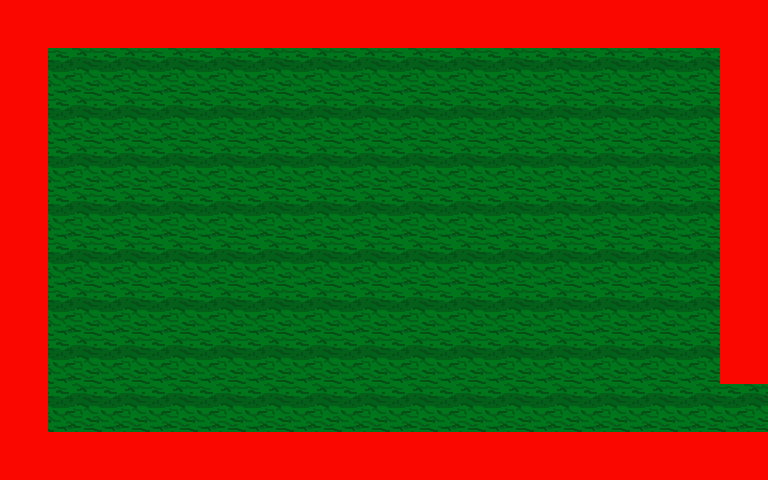

This is a level from a 2D game, rendered from its Tiled map with the project's own tilesets. A one-line summary and the complete map file follow:
An orthogonal 16x10 tile map with 48x48 px tiles, 3 tile layers (Ground, Columns, Collision), 2 tilesets and 1 object (exit).

<map version="1.0" orientation="orthogonal" renderorder="left-down" width="16" height="10" tilewidth="48" tileheight="48" nextobjectid="5">
 <tileset firstgid="1" name="columns_combined" tilewidth="48" tileheight="48" tilecount="6" columns="6">
  <image source="../images/columns_combined.png" width="288" height="48" />
 </tileset>
 <tileset firstgid="7" name="util_tiles" tilewidth="48" tileheight="48" tilecount="5" columns="5">
  <image source="../images/util_tiles.png" width="240" height="48" />
 </tileset>
 <layer name="Ground" width="16" height="10">
  <data encoding="csv">
7,7,7,7,7,7,7,7,7,7,7,7,7,7,7,7,
7,7,7,7,7,7,7,7,7,7,7,7,7,7,7,7,
7,7,7,7,7,7,7,7,7,7,7,7,7,7,7,7,
7,7,7,7,7,7,7,7,7,7,7,7,7,7,7,7,
7,7,7,7,7,7,7,7,7,7,7,7,7,7,7,7,
7,7,7,7,7,7,7,7,7,7,7,7,7,7,7,7,
7,7,7,7,7,7,7,7,7,7,7,7,7,7,7,7,
7,7,7,7,7,7,7,7,7,7,7,7,7,7,7,7,
7,7,7,7,7,7,7,7,7,7,7,7,7,7,7,7,
7,7,7,7,7,7,7,7,7,7,7,7,7,7,7,7
</data>
 </layer>
 <objectgroup name="metadata">
  <object id="1" name="exit" x="756" y="384" width="10" height="48" />
 </objectgroup>
 <layer name="Columns" width="16" height="10">
  <data encoding="csv">
5,2,3,3,3,3,3,3,3,3,3,3,3,3,1,5,
4,0,0,0,0,0,0,0,0,0,0,0,0,0,0,4,
4,0,0,0,0,0,0,0,0,0,0,0,0,0,0,4,
4,0,0,0,0,0,0,0,0,0,0,0,0,0,0,4,
4,0,0,0,0,0,0,0,0,0,0,0,0,0,0,4,
4,0,0,0,0,0,0,0,0,0,0,0,0,0,0,4,
4,0,0,0,0,0,0,0,0,0,0,0,0,0,0,4,
4,0,0,0,0,0,0,0,0,0,0,0,0,0,0,6,
4,0,0,0,0,0,0,0,0,0,0,0,0,0,0,0,
6,2,3,3,3,3,3,3,3,3,3,3,3,3,3,1
</data>
 </layer>
 <layer name="Collision" width="16" height="10">
  <data encoding="csv">
8,8,8,8,8,8,8,8,8,8,8,8,8,8,8,8,
8,0,0,0,0,0,0,0,0,0,0,0,0,0,0,8,
8,0,0,0,0,0,0,0,0,0,0,0,0,0,0,8,
8,0,0,0,0,0,0,0,0,0,0,0,0,0,0,8,
8,0,0,0,0,0,0,0,0,0,0,0,0,0,0,8,
8,0,0,0,0,0,0,0,0,0,0,0,0,0,0,8,
8,0,0,0,0,0,0,0,0,0,0,0,0,0,0,8,
8,0,0,0,0,0,0,0,0,0,0,0,0,0,0,8,
8,0,0,0,0,0,0,0,0,0,0,0,0,0,0,0,
8,8,8,8,8,8,8,8,8,8,8,8,8,8,8,8
</data>
 </layer>
</map>
